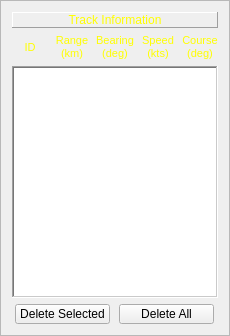
<?xml version="1.0" encoding="UTF-8"?>
<ui version="4.0">
 <class>FrameTrackDisplay</class>
 <widget class="QFrame" name="FrameTrackDisplay">
  <property name="geometry">
   <rect>
    <x>0</x>
    <y>0</y>
    <width>230</width>
    <height>336</height>
   </rect>
  </property>
  <property name="windowTitle">
   <string>Frame</string>
  </property>
  <property name="frameShape">
   <enum>QFrame::StyledPanel</enum>
  </property>
  <property name="frameShadow">
   <enum>QFrame::Raised</enum>
  </property>
  <layout class="QVBoxLayout" name="verticalLayout">
   <item>
    <widget class="QLabel" name="label_26">
     <property name="minimumSize">
      <size>
       <width>200</width>
       <height>0</height>
      </size>
     </property>
     <property name="maximumSize">
      <size>
       <width>270</width>
       <height>16777215</height>
      </size>
     </property>
     <property name="styleSheet">
      <string notr="true">color: rgb(255, 255, 0);</string>
     </property>
     <property name="frameShape">
      <enum>QFrame::Panel</enum>
     </property>
     <property name="frameShadow">
      <enum>QFrame::Raised</enum>
     </property>
     <property name="text">
      <string>Track Information</string>
     </property>
     <property name="textFormat">
      <enum>Qt::RichText</enum>
     </property>
     <property name="scaledContents">
      <bool>true</bool>
     </property>
     <property name="alignment">
      <set>Qt::AlignHCenter|Qt::AlignTop</set>
     </property>
     <property name="wordWrap">
      <bool>true</bool>
     </property>
     <property name="margin">
      <number>0</number>
     </property>
     <property name="indent">
      <number>0</number>
     </property>
    </widget>
   </item>
   <item>
    <layout class="QHBoxLayout" name="horizontalLayout">
     <item>
      <widget class="QLabel" name="label_2">
       <property name="font">
        <font>
         <pointsize>8</pointsize>
        </font>
       </property>
       <property name="styleSheet">
        <string notr="true">color: rgb(255, 255, 0);</string>
       </property>
       <property name="text">
        <string>ID</string>
       </property>
       <property name="textFormat">
        <enum>Qt::PlainText</enum>
       </property>
       <property name="scaledContents">
        <bool>true</bool>
       </property>
       <property name="alignment">
        <set>Qt::AlignCenter</set>
       </property>
       <property name="wordWrap">
        <bool>true</bool>
       </property>
      </widget>
     </item>
     <item>
      <widget class="QLabel" name="label_3">
       <property name="font">
        <font>
         <pointsize>8</pointsize>
        </font>
       </property>
       <property name="styleSheet">
        <string notr="true">color: rgb(255, 255, 0);</string>
       </property>
       <property name="text">
        <string>Range
(km)</string>
       </property>
       <property name="textFormat">
        <enum>Qt::PlainText</enum>
       </property>
       <property name="scaledContents">
        <bool>true</bool>
       </property>
       <property name="alignment">
        <set>Qt::AlignCenter</set>
       </property>
       <property name="wordWrap">
        <bool>true</bool>
       </property>
      </widget>
     </item>
     <item>
      <widget class="QLabel" name="label_4">
       <property name="font">
        <font>
         <pointsize>8</pointsize>
        </font>
       </property>
       <property name="styleSheet">
        <string notr="true">color: rgb(255, 255, 0);</string>
       </property>
       <property name="text">
        <string>Bearing
(deg)</string>
       </property>
       <property name="textFormat">
        <enum>Qt::PlainText</enum>
       </property>
       <property name="scaledContents">
        <bool>true</bool>
       </property>
       <property name="alignment">
        <set>Qt::AlignCenter</set>
       </property>
       <property name="wordWrap">
        <bool>true</bool>
       </property>
      </widget>
     </item>
     <item>
      <widget class="QLabel" name="label_5">
       <property name="font">
        <font>
         <pointsize>8</pointsize>
        </font>
       </property>
       <property name="styleSheet">
        <string notr="true">color: rgb(255, 255, 0);</string>
       </property>
       <property name="text">
        <string>Speed
(kts)</string>
       </property>
       <property name="textFormat">
        <enum>Qt::PlainText</enum>
       </property>
       <property name="scaledContents">
        <bool>true</bool>
       </property>
       <property name="alignment">
        <set>Qt::AlignCenter</set>
       </property>
       <property name="wordWrap">
        <bool>true</bool>
       </property>
      </widget>
     </item>
     <item>
      <widget class="QLabel" name="label_6">
       <property name="font">
        <font>
         <pointsize>8</pointsize>
        </font>
       </property>
       <property name="styleSheet">
        <string notr="true">color: rgb(255, 255, 0);</string>
       </property>
       <property name="text">
        <string>Course
(deg)</string>
       </property>
       <property name="textFormat">
        <enum>Qt::PlainText</enum>
       </property>
       <property name="scaledContents">
        <bool>true</bool>
       </property>
       <property name="alignment">
        <set>Qt::AlignCenter</set>
       </property>
       <property name="wordWrap">
        <bool>true</bool>
       </property>
      </widget>
     </item>
    </layout>
   </item>
   <item>
    <widget class="QTableView" name="tableViewTrack">
     <property name="minimumSize">
      <size>
       <width>200</width>
       <height>0</height>
      </size>
     </property>
     <property name="maximumSize">
      <size>
       <width>300</width>
       <height>16777215</height>
      </size>
     </property>
     <property name="font">
      <font>
       <pointsize>8</pointsize>
      </font>
     </property>
     <property name="styleSheet">
      <string notr="true">gridline-color: rgb(255, 255, 255);</string>
     </property>
     <property name="frameShape">
      <enum>QFrame::WinPanel</enum>
     </property>
     <property name="horizontalScrollBarPolicy">
      <enum>Qt::ScrollBarAlwaysOff</enum>
     </property>
     <property name="editTriggers">
      <set>QAbstractItemView::NoEditTriggers</set>
     </property>
     <property name="selectionMode">
      <enum>QAbstractItemView::SingleSelection</enum>
     </property>
     <property name="selectionBehavior">
      <enum>QAbstractItemView::SelectRows</enum>
     </property>
     <property name="showGrid">
      <bool>false</bool>
     </property>
     <property name="sortingEnabled">
      <bool>false</bool>
     </property>
     <attribute name="horizontalHeaderVisible">
      <bool>false</bool>
     </attribute>
     <attribute name="horizontalHeaderDefaultSectionSize">
      <number>50</number>
     </attribute>
     <attribute name="horizontalHeaderHighlightSections">
      <bool>false</bool>
     </attribute>
     <attribute name="horizontalHeaderMinimumSectionSize">
      <number>40</number>
     </attribute>
     <attribute name="horizontalHeaderShowSortIndicator" stdset="0">
      <bool>false</bool>
     </attribute>
     <attribute name="verticalHeaderVisible">
      <bool>false</bool>
     </attribute>
     <attribute name="verticalHeaderDefaultSectionSize">
      <number>20</number>
     </attribute>
    </widget>
   </item>
   <item>
    <layout class="QHBoxLayout" name="horizontalLayout_2">
     <item>
      <widget class="QPushButton" name="pushButtonDelSel">
       <property name="maximumSize">
        <size>
         <width>95</width>
         <height>20</height>
        </size>
       </property>
       <property name="font">
        <font>
         <pointsize>9</pointsize>
        </font>
       </property>
       <property name="text">
        <string>Delete Selected</string>
       </property>
       <property name="checkable">
        <bool>false</bool>
       </property>
      </widget>
     </item>
     <item>
      <widget class="QPushButton" name="pushButtonDelAll">
       <property name="maximumSize">
        <size>
         <width>95</width>
         <height>20</height>
        </size>
       </property>
       <property name="font">
        <font>
         <pointsize>9</pointsize>
        </font>
       </property>
       <property name="text">
        <string>Delete All</string>
       </property>
       <property name="checkable">
        <bool>false</bool>
       </property>
      </widget>
     </item>
    </layout>
   </item>
  </layout>
 </widget>
 <resources/>
 <connections/>
</ui>
